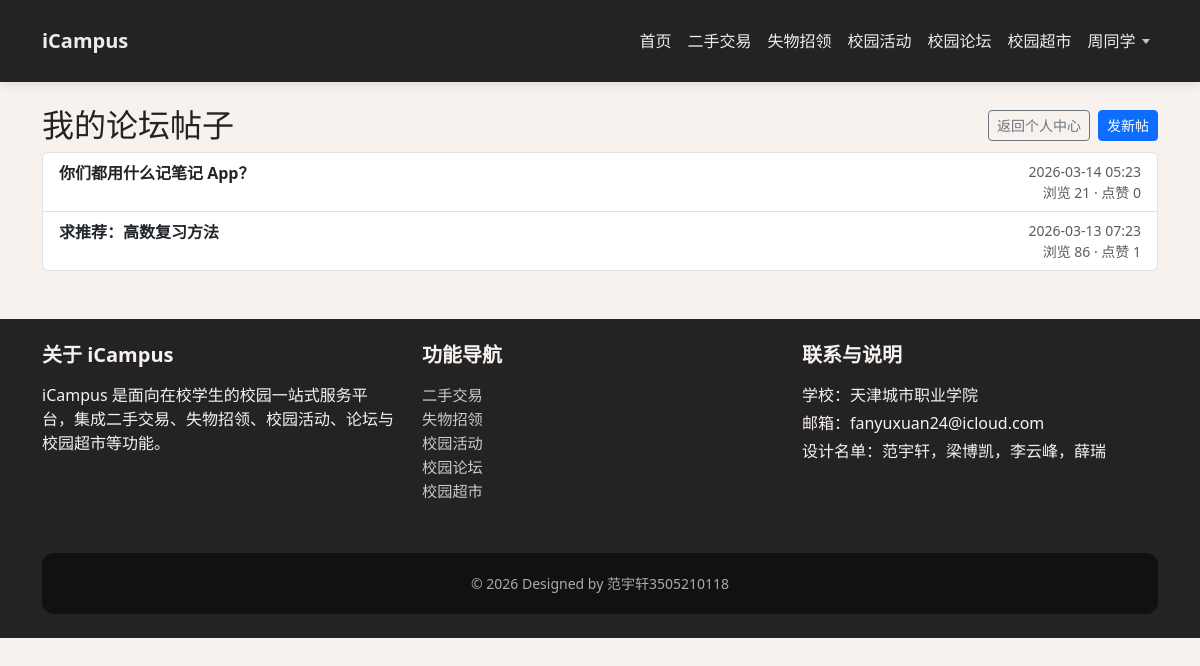
The page /forum/my.php (signed in) on the database its author committed.
### tables this page shows
CREATE TABLE `users` (
  `id` BIGINT UNSIGNED NOT NULL AUTO_INCREMENT,
  `username` VARCHAR(50) NOT NULL COMMENT '登录用户名（学号/自定义）',
  `password` VARCHAR(100) NOT NULL COMMENT 'bcrypt 加密密码',
  `name` VARCHAR(50) DEFAULT NULL COMMENT '姓名',
  `student_id` VARCHAR(20) DEFAULT NULL COMMENT '学号',
  `phone` VARCHAR(20) DEFAULT NULL COMMENT '手机号',
  `avatar` VARCHAR(255) DEFAULT NULL COMMENT '头像地址',
  `role` ENUM('user','admin') NOT NULL DEFAULT 'user' COMMENT '角色',
  `status` TINYINT(1) NOT NULL DEFAULT 1 COMMENT '状态：1正常 0禁用',
  `created_at` DATETIME NOT NULL DEFAULT CURRENT_TIMESTAMP,
  `updated_at` DATETIME NOT NULL DEFAULT CURRENT_TIMESTAMP ON UPDATE CURRENT_TIMESTAMP,
  PRIMARY KEY (`id`),
  UNIQUE KEY `uk_users_username` (`username`),
  KEY `idx_users_student_id` (`student_id`),
  KEY `idx_users_phone` (`phone`)
);

CREATE TABLE `posts` (
  `id` BIGINT UNSIGNED NOT NULL AUTO_INCREMENT,
  `user_id` BIGINT UNSIGNED NOT NULL COMMENT '发帖人',
  `title` VARCHAR(100) NOT NULL COMMENT '标题',
  `content` TEXT NOT NULL COMMENT '内容',
  `image_url` VARCHAR(255) DEFAULT NULL COMMENT '配图（可选）',
  `views` INT UNSIGNED NOT NULL DEFAULT 0 COMMENT '浏览量',
  `likes` INT UNSIGNED NOT NULL DEFAULT 0 COMMENT '点赞数',
  `is_top` TINYINT(1) NOT NULL DEFAULT 0 COMMENT '是否置顶',
  `status` TINYINT(1) NOT NULL DEFAULT 1 COMMENT '状态：1正常 0删除/屏蔽',
  `created_at` DATETIME NOT NULL DEFAULT CURRENT_TIMESTAMP,
  `updated_at` DATETIME NOT NULL DEFAULT CURRENT_TIMESTAMP ON UPDATE CURRENT_TIMESTAMP,
  PRIMARY KEY (`id`),
  KEY `idx_posts_user_id` (`user_id`),
  KEY `idx_posts_created_at` (`created_at`),
  KEY `idx_posts_hot` (`likes`,`views`,`created_at`),
  CONSTRAINT `fk_posts_user` FOREIGN KEY (`user_id`) REFERENCES `users` (`id`)
    ON DELETE CASCADE ON UPDATE CASCADE
);

### includes/functions.php (called while the page is built, shortened)
<?php
require_once __DIR__ . '/../config/database.php';
function h(?string $value): string
{
    return htmlspecialchars($value ?? '', ENT_QUOTES, 'UTF-8');
}
function isLoggedIn(): bool
{
    return !empty($_SESSION['user_id']);
}
function currentUserId(): int
{
    return (int)($_SESSION['user_id'] ?? 0);
}
function currentUser(): ?array
{
    $db = Database::getInstance();
    $u = $db->queryOne("SELECT * FROM users WHERE id = :id LIMIT 1", ['id' => currentUserId()]);
    return $u;
}

### config/database.php (called while the page is built, shortened)
<?php
class Database
{
    private static ?Database $instance = null;
    private ?PDO $pdo = null;
    private function __construct()
    {
        $host = getenv('ICAMPUS_DB_HOST') ?: 'localhost';
        $dbname = getenv('ICAMPUS_DB_NAME') ?: 'icampus';
        $user = getenv('ICAMPUS_DB_USER') ?: 'icampus';
        $pass = getenv('ICAMPUS_DB_PASS') ?: 'aAXsDm2P8LCEzAWB';
        $charset = 'utf8mb4';
        $dsn = "mysql:host={$host};dbname={$dbname};charset={$charset}";
        try {
            $this->pdo = new PDO($dsn, $user, $pass, [
                PDO::ATTR_ERRMODE => PDO::ERRMODE_EXCEPTION,
                PDO::ATTR_DEFAULT_FETCH_MODE => PDO::FETCH_ASSOC,
            ]);
        } catch (PDOException $e) {
            $this->pdo = null;
        }
    }
    public static function getInstance(): Database
    {
        if (self::$instance === null) {
            self::$instance = new self();
        }
        return self::$instance;
    }
    public function isAvailable(): bool
    {
        return $this->pdo !== null;
    }
    public function query(string $sql, array $params = []): array
    {
        $stmt = $this->pdo->prepare($sql);
        $stmt->execute($params);
        return $stmt->fetchAll();
    }
    public function queryOne(string $sql, array $params = []): ?array
    {
        $rows = $this->query($sql, $params);
        return $rows[0] ?? null;
    }
}

### forum/my.php (the view, shortened to what this page needs)
<?php
require_once __DIR__ . '/../config/database.php';
require_once __DIR__ . '/../includes/functions.php';
$db = Database::getInstance();
if ($db->isAvailable()) {
    $rows = $db->query(
        "SELECT p.*
         FROM posts p
         WHERE p.user_id = :uid AND p.status = 1
         ORDER BY p.created_at DESC",
        ['uid' => currentUserId()]
    );
}
include __DIR__ . '/../includes/header.php';
?>
<div class="container">
    <div class="rowFlexBetweenMid mtTop3x mbBottom2x">
        <h2 class="mbBottom0x">我的论坛帖子</h2>
        <div class="rowFlexSimple gapSmall2x">
            <a class="btn btn-outline-secondary btn-sm" href="/profile.php">返回个人中心</a>
            <a class="btn btn-primary btn-sm" href="/forum/new.php">发新帖</a>
        </div>
    </div>
    <?php if (empty($rows)): ?>
        <div class="alert alert-info small">你还没有发布过帖子。</div>
    <?php else: ?>
        <div class="list-group">
            <?php foreach ($rows as $p): ?>
                <a href="/forum/post.php?id=<?= (int)$p['id'] ?>" class="list-group-item list-group-item-action">
                    <div class="d-flex justify-content-between">
                        <div>
                            <div class="fw-bold"><?= h($p['title'] ?? '') ?></div>
                        </div>
                        <div class="small text-muted text-end">
                            <div><?= h(substr((string)($p['created_at'] ?? ''), 0, 16)) ?></div>
                            <div>浏览 <?= h((string)($p['views'] ?? 0)) ?> · 点赞 <?= h((string)($p['likes'] ?? 0)) ?></div>
                        </div>
                    </div>
                </a>
            <?php endforeach; ?>
        </div>
    <?php endif; ?>
</div>
<?php include __DIR__ . '/../includes/footer.php'; ?>

### includes/header.php (shortened to what this page needs)
<?php
require_once __DIR__ . '/functions.php';
$loggedIn = isLoggedIn();
$user = $loggedIn ? currentUser() : null;
$path = parse_url($_SERVER['REQUEST_URI'] ?? '', PHP_URL_PATH) ?: '';
$isHome = ($path === '/' || $path === '/index.php');
?>
<!DOCTYPE html>
<html lang="zh-CN">
<head>
    <link rel="stylesheet" href="/assets/css/bootstrap.min.css">
    <link rel="stylesheet" href="/css/style.css">
</head>
<body>
<header class="shadow-sm">
    <nav id="mainNavbar"
         class="navbar navbar-expand-lg navbar-dark top-nav <?= $isHome ? 'transparent' : 'solid' ?>">
        <div class="container">
            <a class="navbar-brand fw-bold" href="/index.php">
                iCampus
            </a>
            <div class="collapse navbar-collapse" id="mainNav">
                <ul class="navbar-nav ms-auto mb-2 mb-lg-0">
                    <li class="nav-item"><a class="nav-link" href="/index.php">首页</a></li>
                    <li class="nav-item"><a class="nav-link" href="/products/list.php">二手交易</a></li>
                    <li class="nav-item"><a class="nav-link" href="/lostfound/list.php">失物招领</a></li>
                    <li class="nav-item"><a class="nav-link" href="/activities/list.php">校园活动</a></li>
                    <li class="nav-item"><a class="nav-link" href="/forum/index.php">校园论坛</a></li>
                    <li class="nav-item"><a class="nav-link" href="/shop/index.php">校园超市</a></li>
                    <?php if ($loggedIn): ?>
                        <?php
                        $displayName = $user['name'] ?? $_SESSION['name'] ?? $_SESSION['username'] ?? '个人中心';
                        ?>
                        <li class="nav-item nav-user">
                            <a class="nav-link nav-username" href="/profile.php">
                                <?= h((string)$displayName) ?>
                            </a>
                        </li>
                    <?php endif; ?>
                </ul>
            </div>
        </div>
    </nav>
</header>
<main class="main-container <?= $isHome ? 'main-home' : 'main-inner' ?>">

### css/style.css (style rules this page uses)
body { font-family: system-ui, -apple-system, BlinkMacSystemFont, "Segoe UI", sans-serif; background-color: #f8f2ef; color: #232323; }
.rowFlexSimple { display: flex; }
.rowFlexBetweenMid { display: flex; justify-content: space-between; align-items: center; }
.gapSmall2x { gap: 0.5rem; }
.mtTop3x { margin-top: 1rem; }
.mbBottom2x { margin-bottom: 0.5rem; }
.mbBottom0x { margin-bottom: 0 !important; }
.top-nav { position: fixed; top: 0; left: 0; right: 0; width: 100%; z-index: 1030; padding: 1rem 0; transition: background-color 0.25s ease, box-shadow 0.25s ease, padding 0.25s ease; min-height: 70px; }
.top-nav.solid { background: #232323; box-shadow: 0 2px 10px rgba(0, 0, 0, 0.1); }
.top-nav .navbar-brand, .top-nav .nav-link { color: rgba(255, 255, 255, 0.92) !important; }
.top-nav .nav-link { font-weight: 500; padding: 0.8rem 1rem; position: relative; }
.nav-user { position: relative; }
.nav-username { display: inline-flex; align-items: center; gap: 0.4rem; }
.nav-username::after { content: ""; width: 0; height: 0; border-left: 4px solid transparent; border-right: 4px solid transparent; border-top: 5px solid rgba(255, 255, 255, 0.82); transform: translateY(1px); opacity: 0.9; }
.main-container { margin-top: 0; position: relative; z-index: 2; padding-top: 90px; }

### rows shown on the page
users: name "周同学"
posts: title "你们都用什么记笔记 App？", created_at "2026-03-14 05:23", views "21", likes "0"
posts: title "求推荐：高数复习方法", created_at "2026-03-13 07:23", views "86", likes "1"
